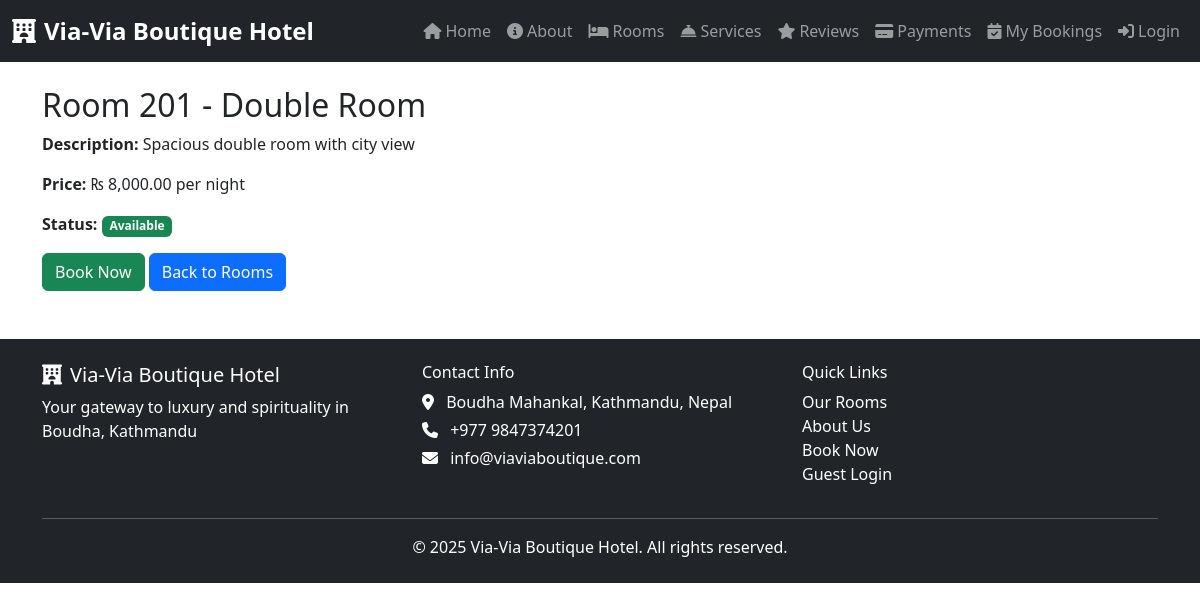
The app's page /rooms/2/ with its own data.
### rooms/models.py (models this page shows, shortened)
class Room(models.Model):
    ROOM_TYPE_CHOICES = [
        ('single', 'Single Room'),
        ('double', 'Double Room'),
        ('deluxe', 'Deluxe Room'),
        ('suite', 'Executive Suite'),
        ('family', 'Family Room'),
        ('budget', 'Budget Room'),
    ]
    ROOM_STATUS_CHOICES = [
        ('available', 'Available'),
        ('occupied', 'Occupied'),
        ('maintenance', 'Under Maintenance'),
        ('reserved', 'Reserved'),
    ]
    number = models.CharField(max_length=10, unique=True)
    room_type = models.CharField(max_length=20, choices=ROOM_TYPE_CHOICES)
    price_per_night = models.DecimalField(max_digits=8, decimal_places=2)
    is_available = models.BooleanField(default=True)
    status = models.CharField(
        max_length=20, choices=ROOM_STATUS_CHOICES, default='available')
    description = models.TextField(blank=True)
    floor = models.PositiveIntegerField(default=1)
    size_sqm = models.PositiveIntegerField(
        help_text="Room size in square meters", null=True, blank=True)
    max_guests = models.PositiveIntegerField(default=2)
    has_wifi = models.BooleanField(default=True)
    has_ac = models.BooleanField(default=True)
    has_tv = models.BooleanField(default=True)
    has_balcony = models.BooleanField(default=False)
    has_mountain_view = models.BooleanField(default=False)
    has_stupa_view = models.BooleanField(default=False)
    has_private_bathroom = models.BooleanField(default=True)
    has_room_service = models.BooleanField(default=True)
    is_smoking_allowed = models.BooleanField(default=False)
    is_pet_friendly = models.BooleanField(default=False)
    has_kitchen = models.BooleanField(default=False)
    has_workspace = models.BooleanField(default=False)
    image = models.ImageField(upload_to='room_images/', null=True, blank=True)
    created_at = models.DateTimeField(default=timezone.now)
    updated_at = models.DateTimeField(auto_now=True, null=True, blank=True)
    class Meta:
        ordering = ['number']

### rooms/views.py (the view)
# urls.py: path('rooms/<int:pk>/', room_views.room_detail, name='room_detail'),
def room_detail(request, pk):
    room = get_object_or_404(Room, pk=pk)
    return render(request, 'rooms/room_detail.html', {'room': room})

### rooms/templatetags/nepali_filters.py (called while the page is built)
@register.filter(name='nepali_currency')
def nepali_currency(value):
    if value is None:
        return ''
    formatted_value = floatformat(value, 2)
    parts = formatted_value.split('.')
    integer_part = parts[0]
    result = ""
    for i, char in enumerate(reversed(integer_part)):
        if i > 0 and i % 3 == 0:
            result = "," + result
        result = char + result
    if len(parts) > 1:
        result = f"{result}.{parts[1]}"
    return f"₨ {result}"

### rooms/templates/rooms/room_detail.html (shortened to what this page needs)
{% extends 'base.html' %}
{% load nepali_filters %}
{% block content %}
<h2>Room {{ room.number }} - {{ room.get_room_type_display }}</h2>
<p><strong>Description:</strong> {{ room.description }}</p>
    <p><strong>Price:</strong> {{ room.price_per_night|nepali_currency }} per night</p>
<p><strong>Status:</strong>
    {% if room.is_available %}
        <span class="badge bg-success">Available</span>
    {% else %}
        <span class="badge bg-danger">Not Available</span>
    {% endif %}
</p>
{% if room.is_available %}
    <a href="/bookings/create/{{ room.id }}/" class="btn btn-success">Book Now</a>
{% else %}
    <button class="btn btn-secondary" disabled>Not Available</button>
{% endif %}
<a href="/rooms/" class="btn btn-primary">Back to Rooms</a>
{% endblock %}

### templates/base.html (style rules this page uses)
.btn-primary { background-color: #0d6efd; border-color: #0d6efd; }

### records on screen
Room: number "201", room_type "Double Room", description "Spacious double room with city view", price_per_night|nepali_currency "₨ 8,000.00"
